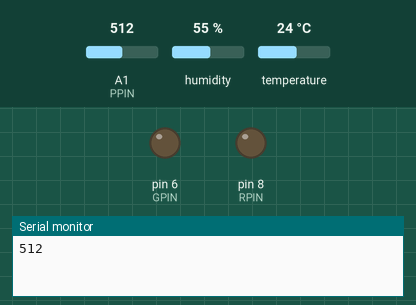
Simulated run of this program. Board: Arduino Uno, built with avr-gcc and run on an emulated ATmega328P. Shown: output pins drawn as LEDs (lit = HIGH), the last lines printed to the serial monitor. The test bench sets the inputs (shaded band); at power-on: temperature 24 °C, A1 (PPIN) = 512, humidity 55 %.

Above: at 1.2 s.
1.3 s: temperature set to 26 °C
At 2.7 s:
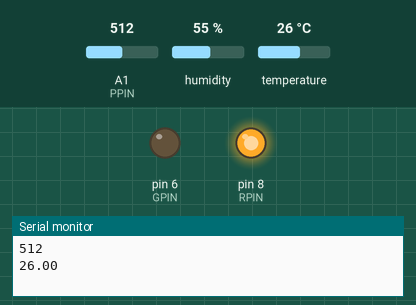
3.5 s: temperature set to 12 °C
At 6.9 s:
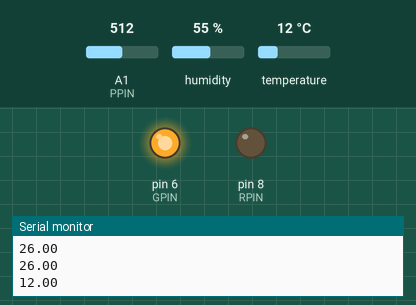
7.5 s: temperature set to 28 °C
At 11.2 s:
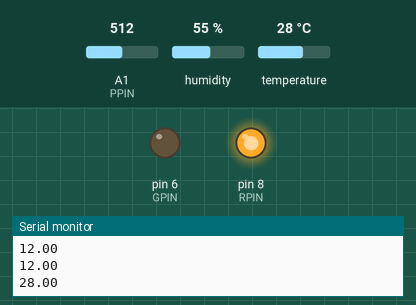
11.5 s: temperature set to 19 °C
At 15.4 s:
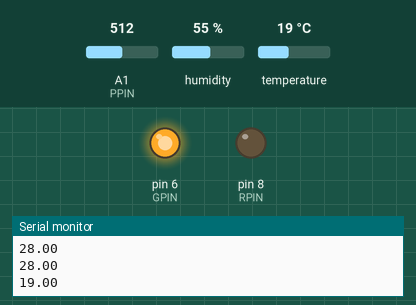
Timing chart, 0 to 16.5 s (numbered marks = the images above; inputs shaded):
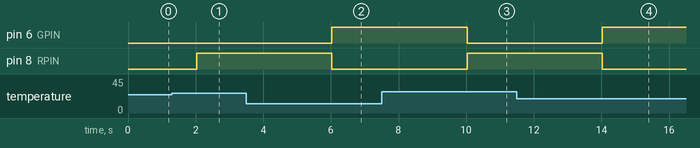

The program:

main.cpp
```cpp
#include <Arduino.h>
#include "system.h"

Sistema sistema;

void setup() {
  Serial.begin(115200);

  sistemaInit(&sistema);
}

void loop() {

  dhtSensorTask(&sistema.dhtSensor, &sistema.ledPin, SOGLIA_TEMPERATURA);

 potenziometroTask(&sistema.potenziometro);
}
```

sensors.h
```cpp
#ifndef SENSORS_H
#define SENSORS_H

#include "utility.h"
#include "DHT.h"
#include "config.h"

// TEMPERATURA + LED
struct DhtSensor{
    DHT *dht;
    uint8_t pin;
    uint8_t type;
    Timer timer;
};

struct LedPin{
    uint8_t pin1;
    uint8_t pin2;
};

typedef struct DhtSensor DhtSensor;
typedef struct LedPin LedPin;

//Inizializzazione della struttura del sensore.
//In questa struttura inizializzo anche il timer che mi servirà per eseguire la task in maniera temporizzata.
void dhtSensorInit(DhtSensor *s, uint8_t pin, uint8_t type, unsigned long trigger, bool mode=false);
void dhtSensorTask(DhtSensor *s, LedPin *l, float soglia); //Task temporizzata. Accende anche i led

void ledPinInit(LedPin *l, uint8_t gPin, uint8_t rPin); //Inizializzazione dei pin dei led

// POTENZIOMETRO
struct Potenziometro{
    uint8_t pin;
    MediaMobile mediaMobile;
    Timer timer;
    int oldAnalogRead;
    int arrayVal[DIMENSIONE_BUFFER];
};

typedef struct Potenziometro Potenziometro;

//Inizializzazione della struttura del potenziometro.
//In questa struttura inizializzo anche il timer che mi servirà per eseguire la task in maniera temporizzata.
//Inizializzo anche la media mobile per filtrare i dati
void potenziometroInit(Potenziometro *p, uint8_t pin, unsigned long trigger, bool mode=false);
void potenziometroTask(Potenziometro *p); //Task temporizzata e con media mobile

#endif
```

system.h
```cpp
#ifndef SYSTEM_H
#define SYSTEM_H

#include "sensors.h"
#include "config.h"

struct Sistema{
    DhtSensor dhtSensor;
    LedPin ledPin;
    Potenziometro potenziometro;
};

typedef struct Sistema Sistema;

void sistemaInit(Sistema *s);

#endif
```

utility.h
```cpp
#ifndef UTILITY_H
#define UTILITY_H

#include <Arduino.h>

// -------- MEDIA MOBILE --------

struct MediaMobile{
    int *buffer;
    int size;
    int index;
    int sum;
    bool full;
};

typedef struct MediaMobile MediaMobile;

void mediaMobileInit(MediaMobile *m, int *array, int size); //Inizializzo i valori della media mobile
int mediaMobileUpdate(MediaMobile *m, int newValue); //Aggiorno la media mobile

// ----------- TIMER -----------

struct Timer{
    unsigned long previousTime;
    unsigned long trigger;
    bool mode;
};

typedef struct Timer Timer;

void timerInit(Timer *t, unsigned long trigger, bool mode = false); //Inizializzazione dei valori del timer
bool timerTrigger(Timer *t); //Conteggio
void timerReset(Timer *t); //Reset del timer

#endif
```

sensors.cpp
```cpp
#include "sensors.h"

// TEMPERATURA + LED

// Inizializzazione della struttura per il sensore di temperatura
void dhtSensorInit(DhtSensor *s, uint8_t pin, uint8_t type, unsigned long trigger, bool mode) {
    s->pin = pin;
    s->type = type;

    s->dht = new DHT(pin, type);
    s->dht->begin();

    timerInit(&s->timer, trigger, mode);
}

// Esecuzione della task per il sensore di temperatura
void dhtSensorTask(DhtSensor *s, LedPin *l, float soglia) {

    if (timerTrigger(&s->timer)) {
        float temperature = s->dht->readTemperature();

        Serial.println(temperature);

        digitalWrite(l->pin1, temperature < soglia);
        digitalWrite(l->pin2, temperature >= soglia);
    }
}

// Inizializzazione dei led
void ledPinInit(LedPin *l, uint8_t gPin, uint8_t rPin) {
    l->pin1 = gPin;
    l->pin2 = rPin;

    pinMode(gPin, OUTPUT);
    pinMode(rPin, OUTPUT);

    digitalWrite(gPin, false);
    digitalWrite(rPin, false);
}


// POTENZIOMETRO

//Inizializzazione della struttura del potenziometro
void potenziometroInit(Potenziometro *p, uint8_t pin, unsigned long trigger, bool mode) {
    p->pin = pin;

    pinMode(pin, INPUT);

    mediaMobileInit(&p->mediaMobile, p->arrayVal, (sizeof(p->arrayVal) / sizeof(p->arrayVal[0])));
    timerInit(&p->timer, trigger, mode);
}

//Esecuzione della task del potenziometro
void potenziometroTask(Potenziometro *p) {
    if (timerTrigger(&p->timer)) {
        int newVal = mediaMobileUpdate(&p->mediaMobile, analogRead(p->pin));

        if ((newVal != p->oldAnalogRead) && p->mediaMobile.full) {
            Serial.println(newVal);
            p->oldAnalogRead = newVal;
        }
    }
}
```

system.cpp
```cpp
#include "system.h"

void sistemaInit(Sistema *s) {
    dhtSensorInit(&s->dhtSensor, DHTPIN, DHTTYPE, TIMER_DHT_MS, TIMER_MILLIS);
    ledPinInit(&s->ledPin, GPIN, RPIN);
    potenziometroInit(&s->potenziometro, PPIN, TIMER_POT_MS, TIMER_MICROS);
}
```

utility.cpp
```cpp
#include "utility.h"

// MEDIA MOBILE

void mediaMobileInit(MediaMobile *m, int *array, int size) {
    m->buffer = array;
    m->size = size;
    m->index = 0;
    m->sum = 0;
    m->full = false;

    for (int i = 0; i < size; i++) {
        m->buffer[i] = 0;
    }
}

int mediaMobileUpdate(MediaMobile *m, int newValue) {
    m->sum -= m->buffer[m->index]; //Aggiorno il valore somma
    m->buffer[m->index] = newValue; //Aggiungo il valore
    m->sum += newValue; //Aggiorno la somma

    m->index = (m->index + 1) % m->size; //Incremendo l'indice con modulo

    if (m->index == 0) {
        m->full = true;
    }

    int divisor = m->full ? m->size : (m->index == 0 ? 1 : m->index);

    return m->sum/divisor;
}

// TIMER

void timerInit(Timer *t, unsigned long trigger, bool mode) {
    //Di default è millis(), se metti true è micros()

    t->trigger = trigger;
    t->mode = mode;

    if (!mode) {
        t->previousTime = millis();
    } else {
        t->previousTime = micros();
    }
}

bool timerTrigger(Timer *t) {

    if (t->trigger == 0) return false;

    unsigned long now = t->mode ? micros() : millis();

    if (now - t->previousTime > t->trigger) {
        t->previousTime += t->trigger;
        return true;
    }

    return false;
}

void timerReset(Timer *t) {
    t->previousTime = t->mode ? micros() : millis();
}
```

config.h
```cpp
#ifndef CONFIG_H
#define CONFIG_H

#include <Arduino.h>

// Configurazioni DHT11
#define DHTPIN 2
#define DHTTYPE DHT11

// Configurazioni LED
#define GPIN 6
#define RPIN 8

// Configurazioni POTENZIOMETRO
#define PPIN A1

// Configurazioni per funzionamento timer
#define TIMER_MILLIS false
#define TIMER_MICROS true

// Dimensione buffer
const uint8_t DIMENSIONE_BUFFER = 20;

// Costanti e soglie
const unsigned long TIMER_DHT_MS = 2000;
const unsigned long TIMER_POT_MS = 10000;
const float SOGLIA_TEMPERATURA = 25.0;

#endif
```

Measured:
- the behaviour switches between 24 and 25 °C on temperature (found by bisection; images 0 and 1)
- after the input at 1.3 s, pin 6 (GPIN): stays LOW (without the input it goes to HIGH after 0.73 s); pin 8 (RPIN): LOW → HIGH after 0.73 s
- after the input at 3.5 s, pin 6 (GPIN): LOW → HIGH after 2.5 s; pin 8 (RPIN): HIGH → LOW after 2.5 s
- after the input at 7.5 s, pin 6 (GPIN): HIGH → LOW after 2.5 s; pin 8 (RPIN): LOW → HIGH after 2.5 s
- after the input at 11.5 s, pin 6 (GPIN): LOW → HIGH after 2.5 s; pin 8 (RPIN): HIGH → LOW after 2.5 s
